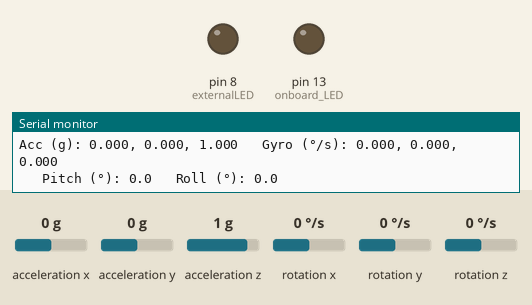
Recording of a sketch running on a simulated Arduino Uno, built with avr-gcc and run on an emulated ATmega328P. Parts: output pins drawn as LEDs (lit = HIGH), the last lines printed to the serial monitor. Wiring (inferred from the names in the program): MPU-6050 motion sensor at I2C address 0x68. The inputs (shaded band) are chosen by the test bench; at power-on: acceleration x 0 g, acceleration y 0 g, acceleration z 1 g, rotation x 0 °/s, rotation y 0 °/s, rotation z 0 °/s.

Above: at 11.6 s.
11.7 s: acceleration x set to -0.3 g
At 12.9 s:
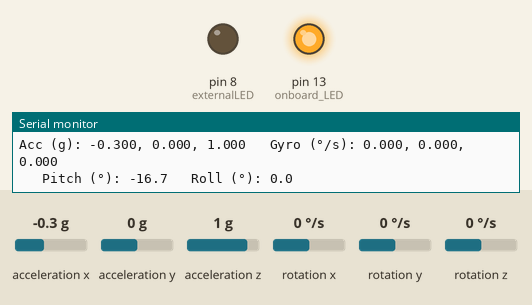
13.2 s: acceleration y set to -0.3 g
At 13.9 s:
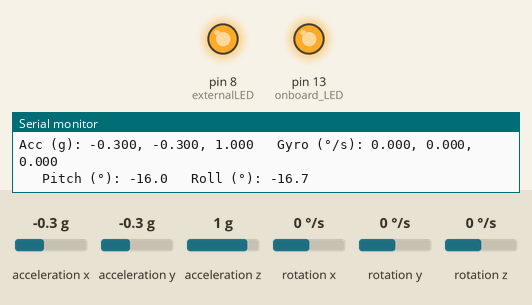
14.8 s: acceleration x set to 0 g
At 15.4 s:
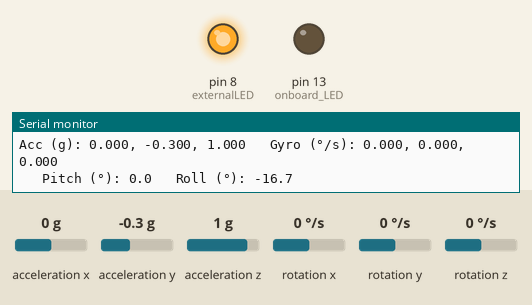
16.3 s: acceleration x set to -1.4 g
At 17.3 s:
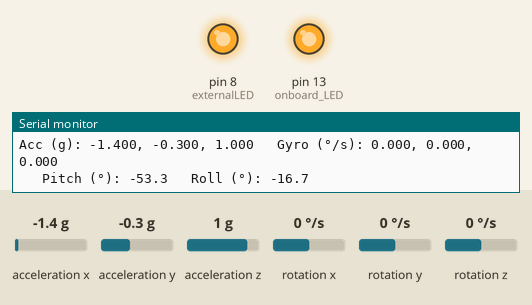
17.9 s: acceleration y set to 0 g
At 18.8 s:
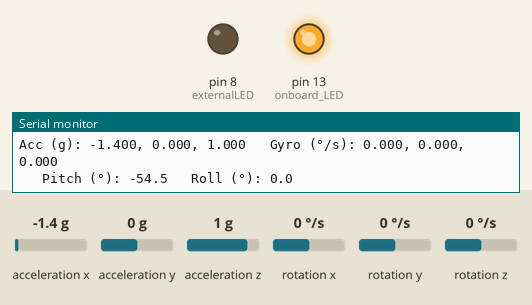
Timing chart, 0 to 20.4 s (numbered marks = the images above; inputs shaded):
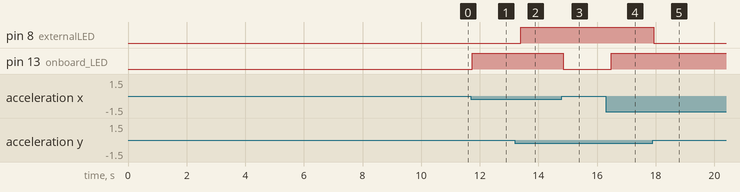

Measured:
- the behaviour switches between -0.1 and -0.2 g on acceleration x (found by bisection; images 0 and 1)
- the behaviour switches between -0.1 and -0.2 g on acceleration y (found by bisection; images 1 and 2)
- after the input at 11.7 s, pin 13 (onboard_LED): LOW → HIGH at once
- after the input at 13.2 s, pin 8 (externalLED): LOW → HIGH after 0.19 s
- after the input at 14.8 s, pin 13 (onboard_LED): HIGH → LOW at once
- after the input at 16.3 s, pin 13 (onboard_LED): LOW → HIGH after 0.19 s
- after the input at 17.9 s, pin 8 (externalLED): HIGH → LOW at once

The sketch:

sketch_jun27c.ino
```cpp
// MPU6050 Offset Calibration for Teensy 4.0
#include <Wire.h>

const uint8_t MPU_ADDR = 0x68;
const int externalLED = 8;
int16_t ax, ay, az, gx, gy, gz;
float ax_offset = 0, ay_offset = 0, az_offset = 0;
float gx_offset = 0, gy_offset = 0, gz_offset = 0;

void setup() {

  pinMode(LED_BUILTIN, OUTPUT);     // onboard LED
  pinMode(externalLED, OUTPUT);     // external LED

  Wire.begin();
  Serial.begin(115200);

  // Wake up MPU
  Wire.beginTransmission(MPU_ADDR);
  Wire.write(0x6B);
  Wire.write(0);
  Wire.endTransmission();

  // Let the sensor stabilize
  delay(1000);

  const int samples = 2000;
  long sum_ax=0, sum_ay=0, sum_az=0;
  long sum_gx=0, sum_gy=0, sum_gz=0;

  Serial.println("Calibrating... keep MPU flat & still");

  for (int i = 0; i < samples; i++) {
    Wire.beginTransmission(MPU_ADDR);
    Wire.write(0x3B);
    Wire.endTransmission(false);
    Wire.requestFrom(MPU_ADDR, (uint8_t)14);

    if (Wire.available() >= 14) {
      ax = (Wire.read() << 8) | Wire.read();
      ay = (Wire.read() << 8) | Wire.read();
      az = (Wire.read() << 8) | Wire.read();
      Wire.read(); Wire.read(); // temp skip
      gx = (Wire.read() << 8) | Wire.read();
      gy = (Wire.read() << 8) | Wire.read();
      gz = (Wire.read() << 8) | Wire.read();

      sum_ax += ax;
      sum_ay += ay;
      sum_az += az;
      sum_gx += gx;
      sum_gy += gy;
      sum_gz += gz;
    }
    delay(3);
  }

  ax_offset = sum_ax / (float)samples;
  ay_offset = sum_ay / (float)samples;
  az_offset = sum_az / (float)samples - 16384.0;  // subtract 1g
  gx_offset = sum_gx / (float)samples;
  gy_offset = sum_gy / (float)samples;
  gz_offset = sum_gz / (float)samples;

  Serial.println("Offsets:");
  Serial.print("ax ay az gx gy gz = ");
  Serial.print(ax_offset); Serial.print(" ");
  Serial.print(ay_offset); Serial.print(" ");
  Serial.print(az_offset); Serial.print(" ");
  Serial.print(gx_offset); Serial.print(" ");
  Serial.print(gy_offset); Serial.print(" ");
  Serial.println(gz_offset);
}

void loop() {
  Wire.beginTransmission(MPU_ADDR);
  Wire.write(0x3B);
  Wire.endTransmission(false);
  Wire.requestFrom(MPU_ADDR, (uint8_t)14);

  if (Wire.available() >= 14) {
    ax = (Wire.read() << 8) | Wire.read();
    ay = (Wire.read() << 8) | Wire.read();
    az = (Wire.read() << 8) | Wire.read();
    Wire.read(); Wire.read();
    gx = (Wire.read() << 8) | Wire.read();
    gy = (Wire.read() << 8) | Wire.read();
    gz = (Wire.read() << 8) | Wire.read();

    // Offset correction, scaling
    float axn = (ax - ax_offset) / 16384.0;
    float ayn = (ay - ay_offset) / 16384.0;
    float azn = (az - az_offset) / 16384.0;
    float gxn = (gx - gx_offset) / 131.0;
    float gyn = (gy - gy_offset) / 131.0;
    float gzn = (gz - gz_offset) / 131.0;

    Serial.print("Acc (g): ");
    Serial.print(axn,3); Serial.print(", ");
    Serial.print(ayn,3); Serial.print(", ");
    Serial.print(azn,3);
    Serial.print("   Gyro (°/s): ");
    Serial.print(gxn,3); Serial.print(", ");
    Serial.print(gyn,3); Serial.print(", ");
    Serial.println(gzn,3);

    float pitch = atan2(axn, sqrt(ayn * ayn + azn * azn)) * 180.0 / PI;
    float roll  = atan2(ayn, azn) * 180.0 / PI;

    Serial.print("   Pitch (°): ");
    Serial.print(pitch, 1);
    Serial.print("   Roll (°): ");
    Serial.println(roll, 1);

    // Threshold checking
    float pitch_threshold = 10.0;
    float roll_threshold  = 6.0;

    // Onboard LED for pitch
    if (abs(pitch) > pitch_threshold) {
      digitalWrite(LED_BUILTIN, HIGH);
    } else {
      digitalWrite(LED_BUILTIN, LOW);
    }

    // External LED for roll
    if (abs(roll) > roll_threshold) {
      digitalWrite(externalLED, HIGH);
    } else {
      digitalWrite(externalLED, LOW);
    }


  }
  delay(200);
}
```
